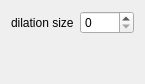
<?xml version="1.0" encoding="UTF-8"?>
<ui version="4.0">
 <class>Form</class>
 <widget class="QWidget" name="Form">
  <property name="geometry">
   <rect>
    <x>0</x>
    <y>0</y>
    <width>140</width>
    <height>84</height>
   </rect>
  </property>
  <property name="windowTitle">
   <string>Form</string>
  </property>
  <layout class="QVBoxLayout" name="verticalLayout">
   <item>
    <layout class="QVBoxLayout" name="verticalLayout_2">
     <item>
      <layout class="QHBoxLayout" name="horizontalLayout">
       <item>
        <widget class="QLabel" name="label">
         <property name="text">
          <string>dilation size</string>
         </property>
        </widget>
       </item>
       <item>
        <widget class="QSpinBox" name="spin">
         <property name="keyboardTracking">
          <bool>false</bool>
         </property>
         <property name="minimum">
          <number>0</number>
         </property>
         <property name="maximum">
          <number>1000</number>
         </property>
        </widget>
       </item>
      </layout>
     </item>
     <item>
      <spacer name="verticalSpacer">
       <property name="orientation">
        <enum>Qt::Vertical</enum>
       </property>
       <property name="sizeHint" stdset="0">
        <size>
         <width>20</width>
         <height>40</height>
        </size>
       </property>
      </spacer>
     </item>
    </layout>
   </item>
  </layout>
 </widget>
 <resources/>
 <connections/>
</ui>
